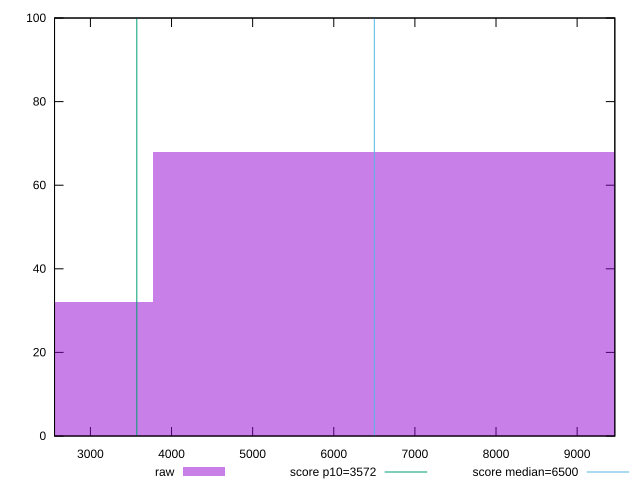

Source code (gnuplot):
reset

$raw <<EOF
7533.79641973726 68
0 32
EOF

set key outside below
set boxwidth 7533.79641973726
set xrange [2557.659:9464.589000000002]
set yrange [0:100]
set trange [0:100]
set style fill transparent solid 0.5 noborder

set parametric
set terminal svg size 640, 490 enhanced background rgb 'white'
set output "reports/report_00033_2021-03-01T14-23-16.841Z/first-cpu-idle/samples/astro-inner/raw/histogram.svg"

plot $raw title "raw" with boxes, \
     3572,t title "score p10=3572", \
     6500,t title "score median=6500"

reset
